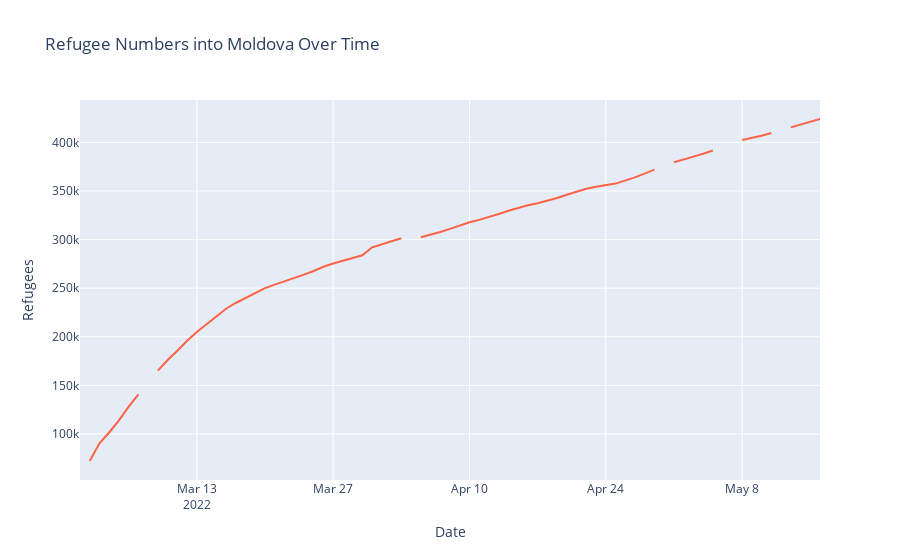

The notebook cell saved with this chart:
### Code cell
fig4 = px.line(slovakia_df, x='Date', y='Slovakia', title='Refugee Numbers into Moldova Over Time')
fig4.update_traces(line_color='tomato')
fig4.update_layout(yaxis_title="Refugees")
fig4.show()

### Figure 1 — Plotly figure (JSON) as saved in the notebook; plotly's stock layout.template omitted (floating-point values rounded to 4 significant figures)
{"data": [{"hovertemplate": "Date=%{x}<br>Slovakia=%{y}<extra></extra>", "legendgroup": "", "line": {"color": "tomato", "dash": "solid"}, "marker": {"symbol": "circle"}, "mode": "lines", "name": "", "orientation": "v", "showlegend": false, "type": "scatter", "x": ["2022-03-01", "2022-03-02", "2022-03-03", "2022-03-04", "2022-03-05", "2022-03-06", "2022-03-07", "2022-03-08", "2022-03-09", "2022-03-10", "2022-03-11", "2022-03-12", "2022-03-13", "2022-03-14", "2022-03-15", "2022-03-16", "2022-03-17", "2022-03-18", "2022-03-19", "2022-03-20", "2022-03-21", "2022-03-22", "2022-03-23", "2022-03-24", "2022-03-25", "2022-03-26", "2022-03-27", "2022-03-29", "2022-03-30", "2022-03-31", "2022-04-01", "2022-04-02", "2022-04-03", "2022-04-04", "2022-04-05", "2022-04-06", "2022-04-07", "2022-04-08", "2022-04-09", "2022-04-10", "2022-04-11", "2022-04-12", "2022-04-13", "2022-04-14", "2022-04-15", "2022-04-16", "2022-04-17", "2022-04-18", "2022-04-19", "2022-04-20", "2022-04-21", "2022-04-22", "2022-04-23", "2022-04-24", "2022-04-25", "2022-04-27", "2022-04-28", "2022-04-29", "2022-04-30", "2022-05-01", "2022-05-02", "2022-05-03", "2022-05-04", "2022-05-05", "2022-05-06", "2022-05-08", "2022-05-09", "2022-05-10", "2022-05-11", "2022-05-12", "2022-05-13", "2022-05-15", "2022-05-16"], "xaxis": "x", "y": [null, 72200, 90329, "101529", "113967", "128169", "140745", null, "165199", "176092", "185673", 195980, 204862, 213000, 220977, 228844, "234738", "240009", "245569", 250036, 253592, 256838, "260244", "263959", "267702", "272012", "275439", 281172, "283824", "292039", "294885", "298183", "301405", null, "302417", "304983", 307772, "310989", "314485", "317781", 320246, "323020", 326244, 329597, "332707", "335243", 337311, 339680, 342813, 346175, 349286, "352286", "354329", "355593", 357560, 363940, 367904, "371918", null, "379447", "382024", 385284, "388282", 391592, null, "402332", "404463", 406833, 409527, null, "415402", "421662", 424027], "yaxis": "y"}], "layout": {"legend": {"tracegroupgap": 0}, "title": {"text": "Refugee Numbers into Moldova Over Time"}, "xaxis": {"anchor": "y", "domain": [0, 1], "title": {"text": "Date"}}, "yaxis": {"anchor": "x", "domain": [0, 1], "title": {"text": "Refugees"}}}}
